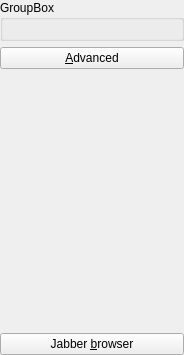
<?xml version="1.0" encoding="UTF-8"?>
<ui version="4.0">
 <class>JIDSearch</class>
 <widget class="QWidget" name="JIDSearch">
  <property name="geometry">
   <rect>
    <x>0</x>
    <y>0</y>
    <width>184</width>
    <height>355</height>
   </rect>
  </property>
  <property name="windowTitle">
   <string>Form1</string>
  </property>
  <layout class="QVBoxLayout">
   <property name="spacing">
    <number>6</number>
   </property>
   <property name="margin">
    <number>0</number>
   </property>
   <item>
    <widget class="QGroupBox" name="grpSearch">
     <property name="title">
      <string>GroupBox</string>
     </property>
     <layout class="QGridLayout" name="gridLayout">
      <item row="0" column="0">
       <widget class="JIDJabberSearch" name="jidSearch" native="true">
        <property name="sizePolicy">
         <sizepolicy hsizetype="MinimumExpanding" vsizetype="Minimum">
          <horstretch>0</horstretch>
          <verstretch>0</verstretch>
         </sizepolicy>
        </property>
       </widget>
      </item>
     </layout>
    </widget>
   </item>
   <item>
    <widget class="QPushButton" name="btnAdvanced">
     <property name="text">
      <string>&amp;Advanced</string>
     </property>
    </widget>
   </item>
   <item>
    <spacer name="Spacer2">
     <property name="orientation">
      <enum>Qt::Vertical</enum>
     </property>
     <property name="sizeType">
      <enum>QSizePolicy::Expanding</enum>
     </property>
     <property name="sizeHint" stdset="0">
      <size>
       <width>20</width>
       <height>20</height>
      </size>
     </property>
    </spacer>
   </item>
   <item>
    <widget class="QPushButton" name="btnBrowser">
     <property name="text">
      <string>Jabber &amp;browser</string>
     </property>
    </widget>
   </item>
  </layout>
 </widget>
 <customwidgets>
  <customwidget>
   <class>JIDJabberSearch</class>
   <extends>QWidget</extends>
   <header>jabbersearch.h</header>
  </customwidget>
 </customwidgets>
 <tabstops>
  <tabstop>btnAdvanced</tabstop>
  <tabstop>btnBrowser</tabstop>
 </tabstops>
 <resources/>
 <connections/>
</ui>
